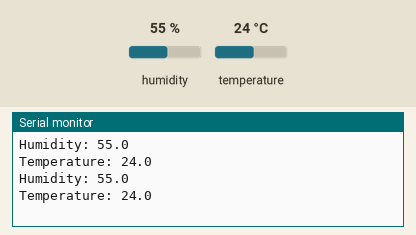
A sketch run on a simulated Arduino Uno, built with avr-gcc and run on an emulated ATmega328P. Shown: the last lines printed to the serial monitor. Inputs (shaded band) come from the test bench; at power-on: humidity 55 %, temperature 24 °C.

Above: at 2.8 s.
2.9 s: humidity set to 22 %
At 5.3 s:
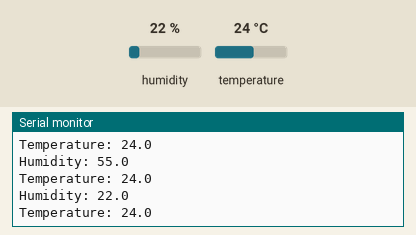
5.6 s: temperature set to 12 °C
At 6.5 s:
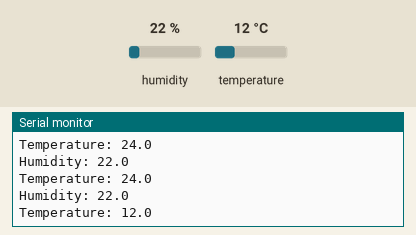
8.3 s: humidity set to 40 %
At 11.3 s:
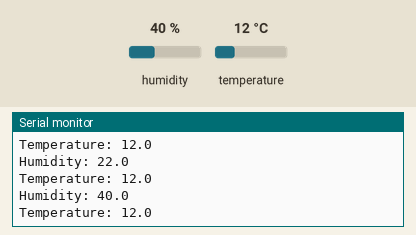
Timing chart, 0 to 12.8 s (numbered marks = the images above; inputs shaded):
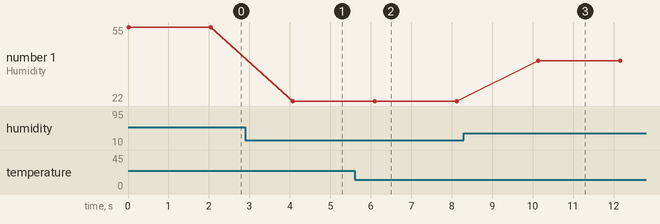

The sketch:

dht11_module.ino
```cpp
#include <dht.h>

#define DHT11_PIN 10

dht DHT;

void setup()
{
  Serial.begin(9600);
}

void loop()
{
  DHT.read11(DHT11_PIN);
  Serial.print("Humidity: ");
  Serial.println(DHT.humidity,1);
  Serial.print("Temperature: ");
  Serial.println(DHT.temperature,1);
  delay(2000);
}
```

Measured:
- after the input at 2.9 s, the serial monitor: prints a new line after 1.2 s (image 1)
- after the input at 5.6 s, the serial monitor: prints a new line after 0.51 s (image 2)
- after the input at 8.3 s, the serial monitor: prints a new line after 1.8 s (image 3)
- plotted number 1: 55 → 22 after the input at 2.9 s, 22 → 40 after the input at 8.3 s
